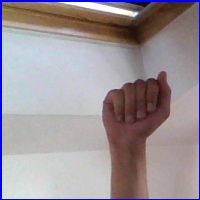
#> input picture asl-alphabet/asl_alphabet_train/asl_alphabet_train/A/A1632.jpg, 200 x 200 px, found by its file name; its folder holds only this picture in this run
$ jupyter execute --allow-errors segmentation.ipynb
#> lines starting #> are read from the running program, lines starting #| are printed output that depends on the picture; after the words box and inside, x2 and y2 are one past the last pixel; in counts of white or black regions, pixels touching at a corner belong together
[cell 1]
import torch
import torchvision.transforms as transforms
import torchvision.datasets as datasets
from FileCounter import fileCount
import matplotlib.pyplot as plt
import torch.nn as nn
import torch.optim as optim
import torchvision.transforms.functional as F
import numpy as np
import os

import cv2

[cell 2]
# Path to the directory containing the images
directory = 'asl-alphabet/asl_alphabet_train/asl_alphabet_train'

# List of letters to display
letters = ['A', 'B', 'C', 'D', 'E', 'F', 'G', 'H', 'I', 'J', 'K', 'L',
           'M', 'N', 'O', 'P', 'Q', 'R', 'S', 'T', 'U', 'V', 'W', 'X',
           'Y', 'Z', 'del', 'space', 'nothing']

# Create a grid of subplots
num_rows = 5
num_cols = 6
fig, axes = plt.subplots(num_rows, num_cols, figsize=(12, 8))

image_paths = {}

# Iterate over letters and plot one example from each
#> (the rest of this cell did not finish here and is left out)

[cell 3]
# Create a grid of subplots
num_rows = 5
num_cols = 6

fig, axes = plt.subplots(num_rows, num_cols, figsize=(12, 8))  # Adjust the figsize if needed

# Iterate over the letters and their corresponding image paths
for i, (letter, image_path) in enumerate(image_paths.items()):
    row = i // num_cols
    col = i % num_cols

    # Load the original image
    image = plt.imread(image_path)

    # Apply Gaussian blur
    # blurred_image = cv2.GaussianBlur(image, (5, 5), 0)

    # Convert to grayscale
    # gray_image = cv2.cvtColor(blurred_image, cv2.COLOR_RGB2GRAY)
    # Convert to grayscale
    gray_image = cv2.cvtColor(image, cv2.COLOR_RGB2GRAY)

    # Apply thresholding
    # _, thresholded_image = cv2.threshold(gray_image, 90, 255, cv2.THRESH_TOZERO_INV)

    # Plot the thresholded image
    axes[row, col].imshow(gray_image, cmap='gray')
    axes[row, col].axis('off')
    axes[row, col].set_title(letter)

plt.tight_layout()
plt.show()

[cell 4]
# Create a grid of subplots
num_rows = 5
num_cols = 6

fig, axes = plt.subplots(num_rows, num_cols, figsize=(12, 8))  # Adjust the figsize if needed

# Iterate over the letters and their corresponding image paths
for i, (letter, image_path) in enumerate(image_paths.items()):
    row = i // num_cols
    col = i % num_cols

    # Load the original image
    image = plt.imread(image_path)
    # Apply Gaussian blur
    blurred_image = cv2.GaussianBlur(image, (5, 5), 0)

    # Convert to grayscale
    gray_image = cv2.cvtColor(blurred_image, cv2.COLOR_RGB2GRAY)

    # adaptive_kernel_size = int(image.shape[0] / 50)  # Adjust the kernel size based on image size
    adaptive_kernel = cv2.getStructuringElement(cv2.MORPH_RECT, (3, 3))

     # Apply adaptive morphological operations
    opened_image = cv2.morphologyEx(gray_image, cv2.MORPH_OPEN, adaptive_kernel)
    closed_image = cv2.morphologyEx(opened_image, cv2.MORPH_CLOSE, adaptive_kernel)
    thresholded_image = cv2.adaptiveThreshold(closed_image, 255, cv2.ADAPTIVE_THRESH_GAUSSIAN_C, cv2.THRESH_BINARY, 13, 2)


    # Plot the dilated image
    axes[row, col].imshow(thresholded_image, cmap='gray')
    axes[row, col].axis('off')
    axes[row, col].set_title(letter)


plt.tight_layout()
plt.show()

[cell 5]
def process_images(src_dir, dest_dir, letters):
#> called with dest_dir = 'ASL-alphabet_processed/asl_alphabet_test'
    for letter in letters:
        letter_directory = os.path.join(src_dir, letter)
        image_files = [file for file in os.listdir(letter_directory) if file.startswith(letter)]

        segmented_directory = f'{dest_dir}/{letter}'
        os.makedirs(segmented_directory, exist_ok=True)

        for image_file in image_files:
            image_path = os.path.join(letter_directory, image_file)
            image = plt.imread(image_path)
#> image is the input picture: shape (200, 200, 3); mean R, G, B 156.7, 147.3, 152.4

            # Apply the segmentation operations (Gaussian blur, grayscale conversion, morphological operations, thresholding)
            blurred_image = cv2.GaussianBlur(image, (5, 5), 0)
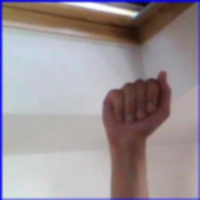
#> blurred_image: shape (200, 200, 3); mean R, G, B 157.2, 147.8, 152.4
            gray_image = cv2.cvtColor(blurred_image, cv2.COLOR_BGR2GRAY)
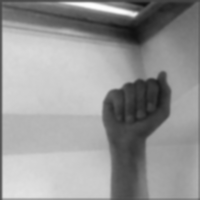
#> gray_image: shape (200, 200); min 16, max 253, mean 150.3
            adaptive_kernel = cv2.getStructuringElement(cv2.MORPH_RECT, (3, 3))
            opened_image = cv2.morphologyEx(gray_image, cv2.MORPH_OPEN, adaptive_kernel)
            closed_image = cv2.morphologyEx(opened_image, cv2.MORPH_CLOSE, adaptive_kernel)
            thresholded_image = cv2.adaptiveThreshold(closed_image, 255, cv2.ADAPTIVE_THRESH_GAUSSIAN_C, cv2.THRESH_BINARY, 13, 2)
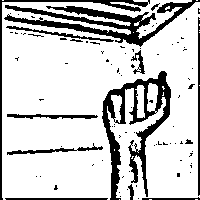
#> thresholded_image: shape (200, 200); 79.9% white; 90 black regions (76 under 20 px), largest, box (x1, y1, x2, y2) and area: (102, 71, 171, 200) 2656, (4, 0, 200, 47) 2493, (0, 0, 150, 200) 887

            # Save the segmented image in the segmented directory
            segmented_image_path = os.path.join(segmented_directory, image_file)
            cv2.imwrite(segmented_image_path, thresholded_image)
#> pass 2 of the loop in process_images, `for letter in letters:`:
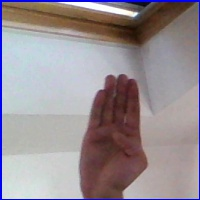
#> input picture asl-alphabet/asl_alphabet_train/asl_alphabet_train/B/B1238.jpg, 200 x 200 px, found by its file name
#> in process_images, image is the input picture: shape (200, 200, 3); mean R, G, B 152.1, 142.6, 148
#> in process_images, `gray_image = cv2.cvtColor(blurred_image, cv2.COLOR_BGR2GRAY)`:
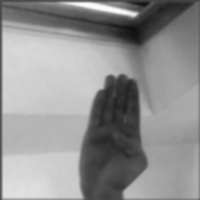
#> gray_image: shape (200, 200); min 14, max 253, mean 145.7
#> in process_images, `thresholded_image = cv2.adaptiveThreshold(closed_image, 255, cv2.ADAPT..`:
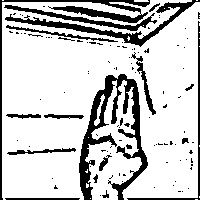
#> thresholded_image: shape (200, 200); 79.6% white; 108 black regions (89 under 20 px), largest, box (x1, y1, x2, y2) and area: (79, 74, 148, 200) 2678, (0, 0, 150, 200) 1427, (5, 0, 200, 47) 1244
#> pass 2 of the loop in process_images, `for letter in letters:`:
